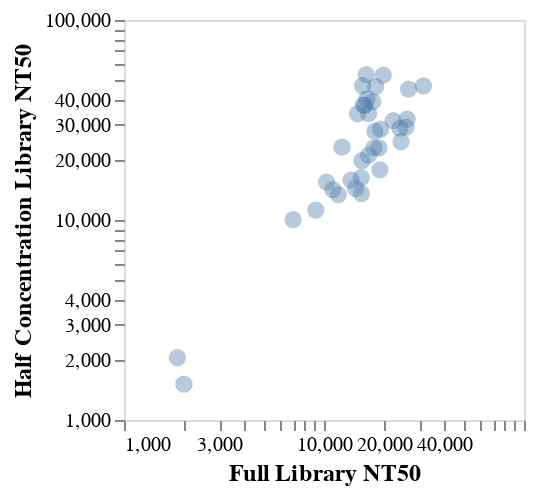

This figure's notebook cell:
### Code cell
alt.Chart(titers_conditions).mark_point(filled=True, size=75,opacity=0.4).encode(
    x=alt.X('fulllibconc', scale=alt.Scale(type="log", domain=[1000,100000]),axis=alt.Axis(title="Full Library NT50")),
    y=alt.Y('halflibconc', scale=alt.Scale(type="log",domain=[1000,100000]),axis=alt.Axis(title="Half Concentration Library NT50")),
#    color =alt.Color('serum:N', sort=['0','30','182'], title="days post vaccination",legend=alt.Legend(orient='right',labelLimit= 0)).scale(range = ['rebeccapurple', 'firebrick','mediumseagreen']),
).properties(width = 200, height = 200).configure_axis(grid=False, domain=False,labelFontSize=10,titleFontSize=12).configure_legend(titleAlign='left',labelLimit= 0,
titleFontSize=10,
labelFontSize=10
)

### Figure 1 — Vega-Lite specification as saved in the notebook (floating-point values rounded to 4 significant figures)
{"config": {"view": {"continuousWidth": 300, "continuousHeight": 300}, "axis": {"domain": false, "grid": false, "labelFontSize": 10, "titleFontSize": 12}, "legend": {"labelFontSize": 10, "labelLimit": 0, "titleAlign": "left", "titleFontSize": 10}}, "data": {"name": "data-f52044c5bc14e25e1d51155f082401ee"}, "mark": {"type": "point", "filled": true, "opacity": 0.4, "size": 75}, "encoding": {"x": {"axis": {"title": "Full Library NT50"}, "field": "fulllibconc", "scale": {"domain": [1000, 100000], "type": "log"}, "type": "quantitative"}, "y": {"axis": {"title": "Half Concentration Library NT50"}, "field": "halflibconc", "scale": {"domain": [1000, 100000], "type": "log"}, "type": "quantitative"}}, "height": 200, "width": 200, "$schema": "https://vega.github.io/schema/vega-lite/v5.16.3.json", "datasets": {"data-f52044c5bc14e25e1d51155f082401ee": [{"virus": "A/Bangladesh/2221/2021", "fulllibconc": 7008.0, "halflibconc": 10050.0, "no5a1": 7331.0, "no5a2": 7993.0}, {"virus": "A/Bangladesh/3210810034/2021", "fulllibconc": 9099.0, "halflibconc": 11210.0, "no5a1": 7447.0, "no5a2": 12340.0}, {"virus": "A/Bangladesh/8002/2021", "fulllibconc": 15480.0, "halflibconc": 19790.0, "no5a1": 13910.0, "no5a2": 17620.0}, {"virus": "A/Bangladesh/8036/2021", "fulllibconc": 13640.0, "halflibconc": 15830.0, "no5a1": 10720.0, "no5a2": 14330.0}, {"virus": "A/Belgium/H0017/2022", "fulllibconc": 1994.0, "halflibconc": 1511.0, "no5a1": 1774.0, "no5a2": 1697.0}, {"virus": "A/Belgium/H0038/2022", "fulllibconc": 18130.0, "halflibconc": 46410.0, "no5a1": 24650.0, "no5a2": 28730.0}, {"virus": "A/Brisbane/02/2018", "fulllibconc": 23970.0, "halflibconc": 28790.0, "no5a1": 37190.0, "no5a2": 29970.0}, {"virus": "A/Brisbane/48/2022", "fulllibconc": 14390.0, "halflibconc": 14390.0, "no5a1": 12320.0, "no5a2": 15490.0}, {"virus": "A/California/07/2009", "fulllibconc": 25720.0, "halflibconc": 29120.0, "no5a1": 34350.0, "no5a2": 32690.0}, {"virus": "A/Chester/5355/2022", "fulllibconc": 10300.0, "halflibconc": 15470.0, "no5a1": 17040.0, "no5a2": 12240.0}, {"virus": "A/Cote_DIvoire/1448/2021", "fulllibconc": 22160.0, "halflibconc": 31410.0, "no5a1": 31540.0, "no5a2": 37160.0}, {"virus": "A/England/220200318/2022", "fulllibconc": 1849.0, "halflibconc": 2049.0, "no5a1": 2473.0, "no5a2": 1897.0}, {"virus": "A/Ghana/138/2020", "fulllibconc": 19180.0, "halflibconc": 28460.0, "no5a1": 38350.0, "no5a2": 28610.0}, {"virus": "A/Ghana/2080/2020", "fulllibconc": 17770.0, "halflibconc": 22930.0, "no5a1": 45290.0, "no5a2": 54350.0}, {"virus": "A/Hawaii/70/2019", "fulllibconc": 17540.0, "halflibconc": 39050.0, "no5a1": 25490.0, "no5a2": 24420.0}, {"virus": "A/India-PUN-NIV328484/2021", "fulllibconc": 19030.0, "halflibconc": 17810.0, "no5a1": 14510.0, "no5a2": 24840.0}, {"virus": "A/India-Pune-Nivcov2221170/2022", "fulllibconc": 11080.0, "halflibconc": 14190.0, "no5a1": 11140.0, "no5a2": null}, {"virus": "A/India/Pun-NIV312851/2021", "fulllibconc": 16710.0, "halflibconc": 21070.0, "no5a1": 17970.0, "no5a2": 19890.0}, {"virus": "A/Michigan/19/2021", "fulllibconc": 15350.0, "halflibconc": 16290.0, "no5a1": 21490.0, "no5a2": 15440.0}, {"virus": "A/Michigan/45/2015", "fulllibconc": 31390.0, "halflibconc": 46840.0, "no5a1": 38610.0, "no5a2": 64530.0}, {"virus": "A/Newcastle/2/2022", "fulllibconc": 15380.0, "halflibconc": 13540.0, "no5a1": 17350.0, "no5a2": 12300.0}, {"virus": "A/Niger/10217/2021", "fulllibconc": 17970.0, "halflibconc": 27780.0, "no5a1": 24130.0, "no5a2": 28360.0}, {"virus": "A/Nimes/871/2021", "fulllibconc": 26480.0, "halflibconc": 45150.0, "no5a1": 42010.0, "no5a2": 21910.0}, {"virus": "A/Norway/25089/2022", "fulllibconc": 16010.0, "halflibconc": 37490.0, "no5a1": 23010.0, "no5a2": 16170.0}, {"virus": "A/Paris/30353/2021", "fulllibconc": 15600.0, "halflibconc": 46900.0, "no5a1": 31440.0, "no5a2": 37330.0}, {"virus": "A/Paris/31196/2021", "fulllibconc": 16260.0, "halflibconc": 53330.0, "no5a1": 29160.0, "no5a2": 27000.0}, {"virus": "A/Perth/1/2022", "fulllibconc": 14720.0, "halflibconc": 33990.0, "no5a1": 20580.0, "no5a2": 20530.0}, {"virus": "A/SouthAfrica/R14850/2021", "fulllibconc": 15740.0, "halflibconc": 37580.0, "no5a1": 21090.0, "no5a2": 25510.0}, {"virus": "A/SouthAfrica/R16462/2021", "fulllibconc": 19780.0, "halflibconc": 52940.0, "no5a1": null, "no5a2": 74940.0}, {"virus": "A/Sydney/43/2022", "fulllibconc": 12300.0, "halflibconc": 23130.0, "no5a1": 15640.0, "no5a2": 12000.0}, {"virus": "A/Togo/0274/2021", "fulllibconc": 18810.0, "halflibconc": 22910.0, "no5a1": 30040.0, "no5a2": 29970.0}, {"virus": "A/Togo/0304/2021", "fulllibconc": 26030.0, "halflibconc": 31970.0, "no5a1": 36010.0, "no5a2": 29290.0}, {"virus": "A/Togo/845/2020", "fulllibconc": 16410.0, "halflibconc": 40450.0, "no5a1": 32610.0, "no5a2": 62460.0}, {"virus": "A/Utah/27/2022", "fulllibconc": 11790.0, "halflibconc": 13380.0, "no5a1": 13980.0, "no5a2": 16860.0}, {"virus": "A/Washington/23/2020", "fulllibconc": 24280.0, "halflibconc": 24660.0, "no5a1": 21110.0, "no5a2": 19580.0}, {"virus": "A/Wisconsin/588/2019", "fulllibconc": 16710.0, "halflibconc": 34030.0, "no5a1": 23120.0, "no5a2": 19280.0}]}}
